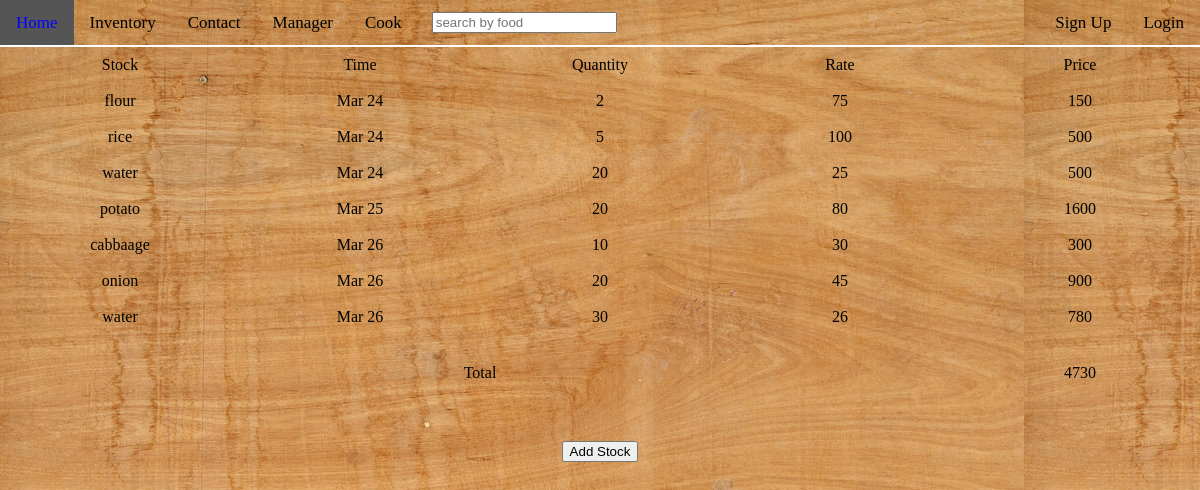
Screenshot of /inventory/ with the database file from the repository.
### inventory/models.py (models this page shows, shortened)
class Stock(models.Model):
    title = models.CharField(max_length=200)
    date = models.DateTimeField('date bought')
    qtt = models.IntegerField()
    rate = models.IntegerField()
    price = models.IntegerField()

### inventory/views.py (the view)
def index(request):
    stocks = Stock.objects.all()
    total = 0
    if request.method == 'POST':
        form = StockForm(request.POST)
        if form.is_valid():
            instance = form.save(commit=False)
            instance.price = instance.qtt * instance.rate
            instance.date = timezone.now()
            instance.save()
            return HttpResponseRedirect(reverse('inventory:index'))
    else:
        form = StockForm()
    for stock in stocks:
        total = total + stock.price
    return render(request, 'inventory/index.html', {'form': form, 'stocks': stocks, 'total' : total})

### inventory/forms.py
class StockForm(forms.ModelForm):
    class Meta:
        model = Stock
        fields = ['title', 'qtt', 'rate']

### inventory/templates/inventory/index.html (shortened to what this page needs)
<!DOCTYPE html>
<html lang="en">
<head>
	{% load staticfiles %}
	<link rel="stylesheet" type="text/css" href="{% static 'inventory/css/cssresets.css'%}"/>
	<link rel="stylesheet" type="text/css" href="{% static 'inventory/css/inventory.css'%}"/>
</head>
<body>
		<nav style="width: 100%;">
			<ul class="topnav" id="myTopnav">
			  <li><a href="{% url 'public:index' %}">Home</a></li>
			  <li><a href="{% url 'inventory:index' %}">Inventory</a></li>
			  <li><a href="{% url 'public:contact' %}">Contact</a></li>
			  <li><a href="{% url 'public:manager' %}">Manager</a></li>
			  <li><a href="{% url 'public:cook' %}">Cook</a></li>
			<li id = "search-bar">
			  <form role="search" method="get" action="{% url 'public:index' %}">
	                <input type="text" class="form-control" placeholder="search by food" autocomplete="on" name="q" value="{{ request.GET.q }}">
	          </form>
	          </li>
			  <ul class="navbar-right">
			      <li id = "sign-up" class = "sign-up-button" ><a href="#">Sign Up</a></li>
			      <li id = "log-in" class = "log-in-button" ><a href="#">Login</a></li>
	    	  </ul>
			</ul>
		</nav>
	<div class="inventory">
	<table>
		<tr class="table-row">
			<th>Stock</th>
			<th>Time</th>
			<th>Quantity</th>
			<th>Rate</th>
			<th>Price</th>
		</tr>
		{% for stock in stocks %}
		<tr class="table-row">
			<td>{{ stock.title }}</td>
			<td>{{ stock.date|date:'M d' }}</td>
			<td>{{ stock.qtt }}</td>
			<td>{{ stock.rate }}</td>
			<td>{{ stock.price }}</td>
		</tr>
		{% endfor %}
		<tr><td></td></tr>
		<tr>
			<td colspan=4 ><strong>Total</strong></td>
			<td><strong>{{ total }}</strong></td>
		</tr>
		<tr><td></td></tr>
		<tr><td></td></tr>
		<tr>
			<td></td>
			<td></td>
			<td><button id = "add-stock">Add Stock</button></td>
			<td></td>
			<td></td>
		</tr>
	</table>
</body>
</html>

### inventory/static/inventory/css/inventory.css (style rules this page uses)
body { width: 100%; background-image: url("../images/background.jpg"); margin:auto; color:black; }
* { box-sizing: border-box; }
nav { max-width: 100%; }
ul.topnav { list-style-type: none; margin: 0; padding: 0; overflow: hidden; background-image: url("../images/background.jpg"); border-bottom: 2px solid white; }
ul.topnav li { float: left; }
ul.topnav ul.navbar-right { float: right; }
ul.topnav li a { display: inline-block; color: black; text-align: center; padding: 14px 16px; text-decoration: none; transition: 0.3s; font-size: 17px; }
ul.navbar-right li a { display: inline-block; color: black; text-align: center; padding: 14px 16px; text-decoration: none; transition: 0.3s; font-size: 17px; }
#search-bar input { margin:12px 14px; }
.inventory { width: 100%; z-index: 1; }
.inventory table { width: 100%; border-collapse: collapse; border-spacing: 10px 50px; }
.inventory table tr { width: 100%; }
.inventory table td { width: 20%; text-align: center; padding:10px; }
.inventory table th { padding:10px; }

### rows the page displays
Stock: title "flour", date "Mar 24", qtt "2", rate "75", price "150"
Stock: title "rice", date "Mar 24", qtt "5", rate "100", price "500"
Stock: title "water", date "Mar 24", qtt "20", rate "25", price "500"
Stock: title "potato", date "Mar 25", qtt "20", rate "80", price "1600"
Stock: title "cabbaage", date "Mar 26", qtt "10", rate "30", price "300"
Stock: title "onion", date "Mar 26", qtt "20", rate "45", price "900"
Stock: title "water", date "Mar 26", qtt "30", rate "26", price "780"

### other values shown
{{ total }} "4730"
